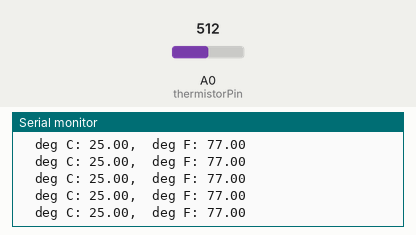
Recording of a sketch running on a simulated Arduino Uno, built with avr-gcc and run on an emulated ATmega328P. On the bench: the last lines printed to the serial monitor. Inputs (shaded band) come from the test bench; at power-on: A0 (thermistorPin) = 512.

Above: at 1.2 s.
1.3 s: A0 (thermistorPin) set to 0
At 1.69 s:
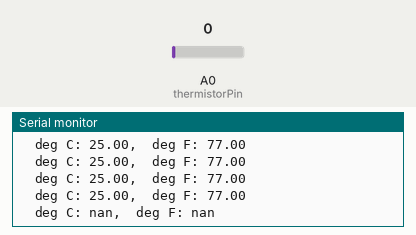
3.5 s: A0 (thermistorPin) set to 122
At 3.69 s:
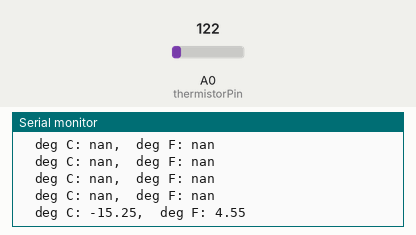

The sketch:

Lab6.ino
```cpp
//Checking Temperature with Thermistor

int thermistorPin = 0;
float voltage, degreesC, degreesF;

void setup(){
  Serial.begin(57600);
}

void loop(){
  int thermistorReading = analogRead(thermistorPin);
  //voltage = thermistorReading * 0.004882814;

  voltage = log(((10240000/thermistorReading) - 10000));
  voltage = 1 / (0.001129148 + (0.000234125 + (0.0000000876741 * voltage * voltage ))* voltage );

  degreesC = voltage - 273.15;

  //degreesC = (voltage - 0.5) * 100.0;
  degreesF = degreesC * (9.0/5.0) + 32.0;

  Serial.print("  deg C: ");
  Serial.print(degreesC);
  Serial.print(",  deg F: ");
  Serial.println(degreesF);

  delay(250); //just here to slow down the output for easier reading
}
```

Measured:
- after the input at 1.3 s, the serial monitor: prints a new line after 0.21 s (image 1)
- after the input at 3.5 s, the serial monitor: prints a new line at once (image 2)
